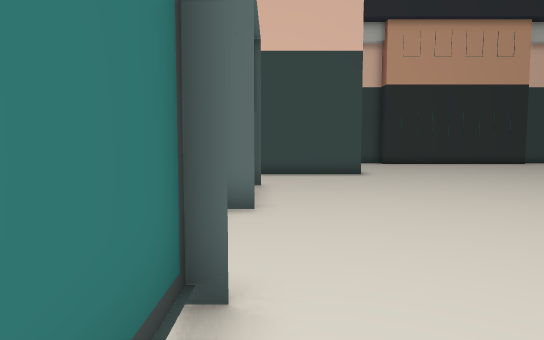
[1] (above)

17 first-person views from a walk through a Unity game level. The camera is 1.2 m above the floor, tilts 4° down and sees 75° across. The floor is counted in squares, 1 m on a side. Each view is taken from the middle of a square. On the plan, view 1 faces up. The plan holds only what a view shows up to about 14 squares ahead; the rest is blank. The place goes on beyond the plan.

[2]
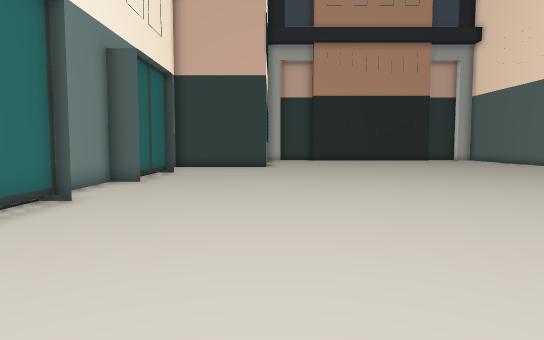

[3]
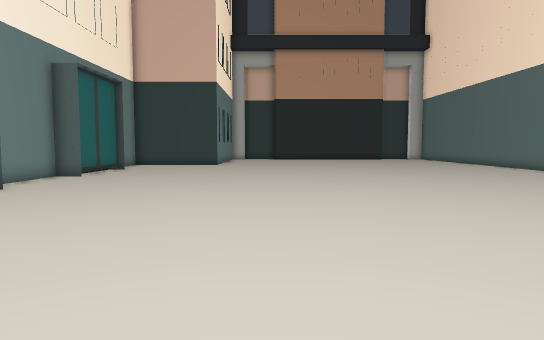

[4]
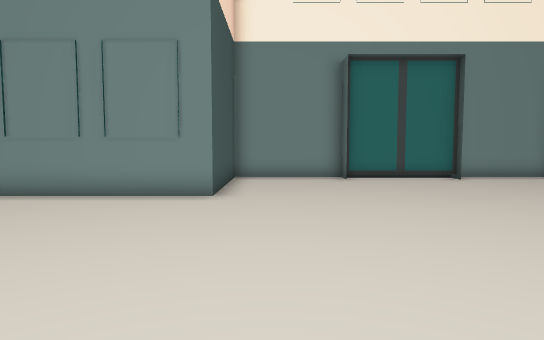

[5]
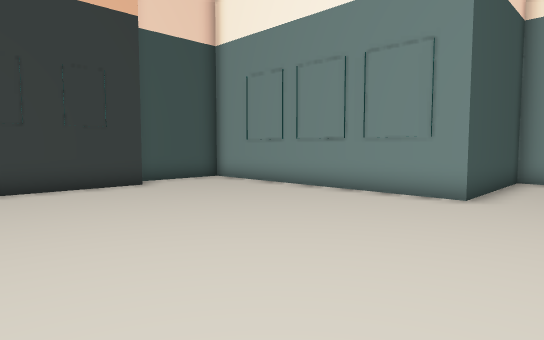

[6]
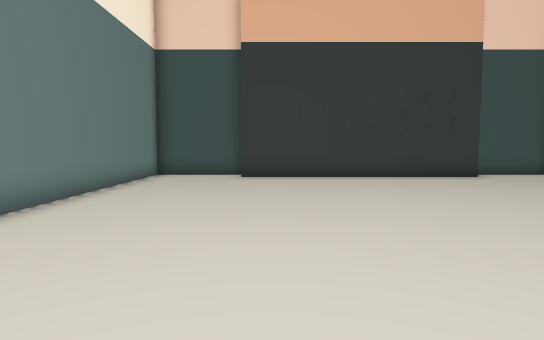

[7]
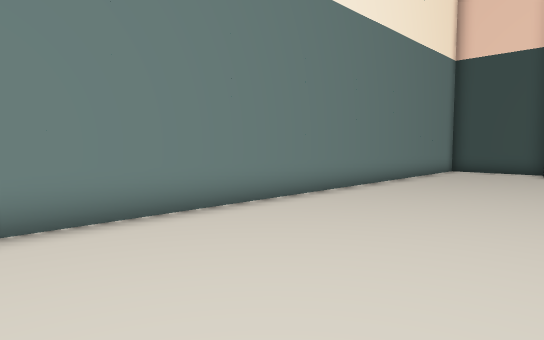

[8]
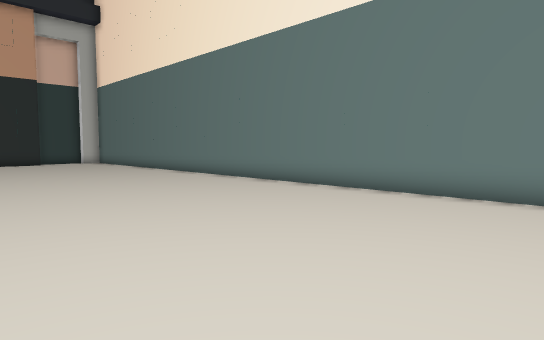

[9]
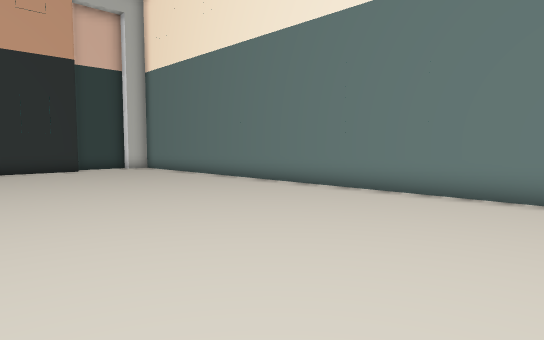

[10]
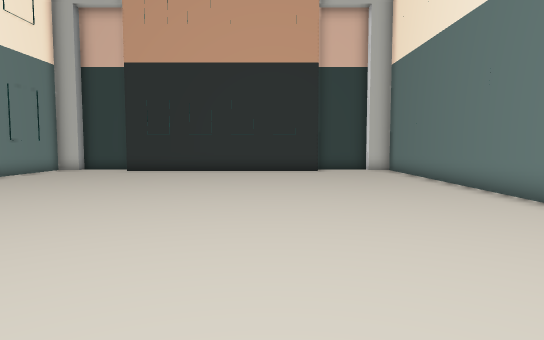

[11]
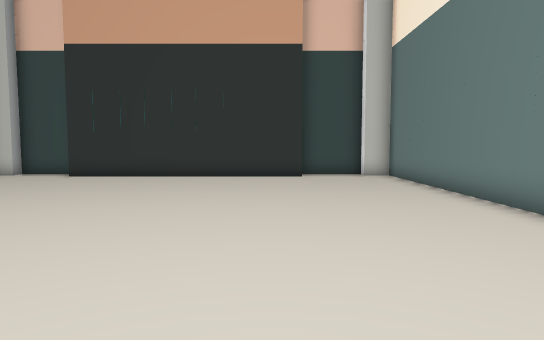

[12]
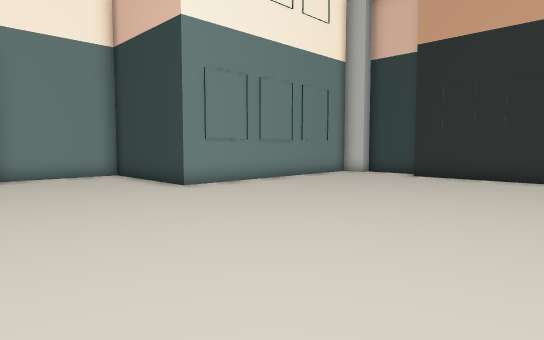

[13]
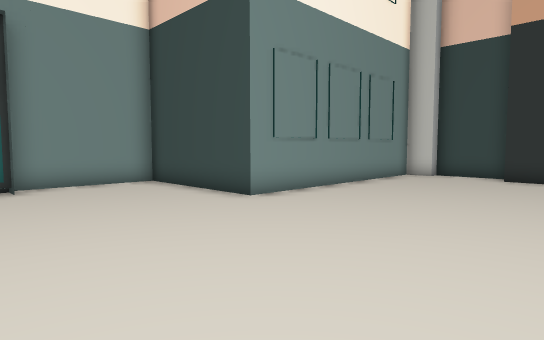

[14]
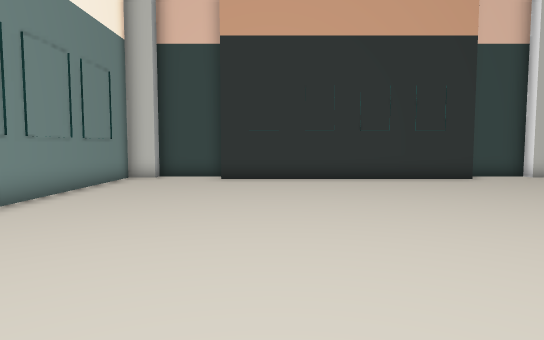

[15]
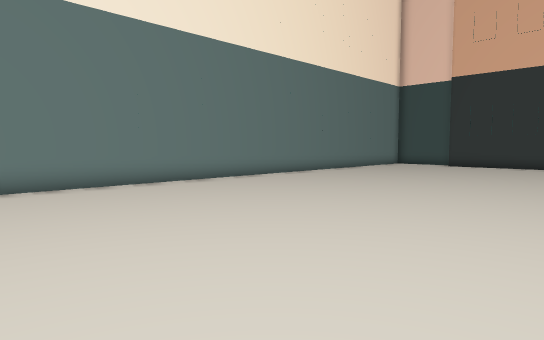

[16]
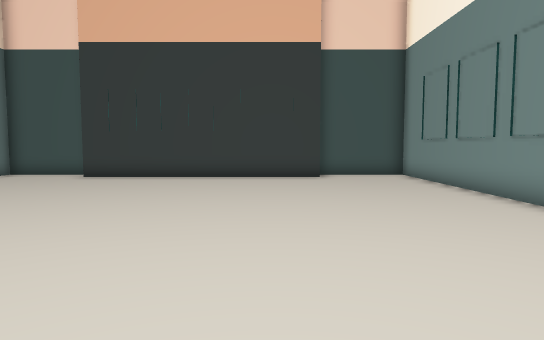

[17]
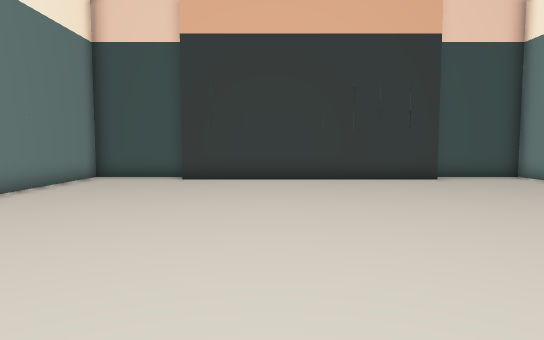

### Floor plan
Points are (right, up) in squares from view 1. A wall is a line through its corners. A room is listed if a view was taken in it or the views show most of it. See-through windows are left out.
Room 1 (views 1, 2, 3, 4, 5, 6, 7, 8, 9, 10, 11, 12, 13, 14, 15, 16, 17)
walls: (-0.2, 2.6) (-0.6, 2.6) (-0.6, -1.4); (-0.2, 6.6) (-1.3, 6.6) (-1.3, 3.1); (-0.4, -1.4) (-1.3, -1.4) (-1.3, -5.4) (3.7, -5.4) (3.7, -14.4) (6.8, -14.4); (-0.2, 10.6) (-0.6, 10.6) (-0.6, 7.4); (7.1, -13.4) (16.2, -13.4); (16.2, -14.4) (19.7, -14.4) (19.7, 23); (16.2, 22.6) (7.1, 22.6); (7.1, 23.6) (4.7, 23.6) (4.7, 23.1) (3.7, 23.1) (3.7, 14.6) (-1.3, 14.6) (-1.3, 10.8); (19.1, 23.1) (18.7, 23.1) (18.7, 23.6) (16.6, 23.6)

Positions as (right, up) in squares from view 1, and headings:
1: (0, 0), facing up
2: (4, -5), facing up
3: (7, -7), facing up
4: (12, -4), facing left
5: (12, -3), facing down-left
6: (15, 0), facing down
7: (14, 3), facing down-right
8: (11, -2), facing up-right
9: (11, 5), facing up-right
10: (14, 6), facing up
11: (15, 9), facing up
12: (13, 9), facing up-left
13: (10, 9), facing up-left
14: (9, 10), facing up
15: (9, 8), facing down-right
16: (9, 0), facing down
17: (13, -1), facing down
